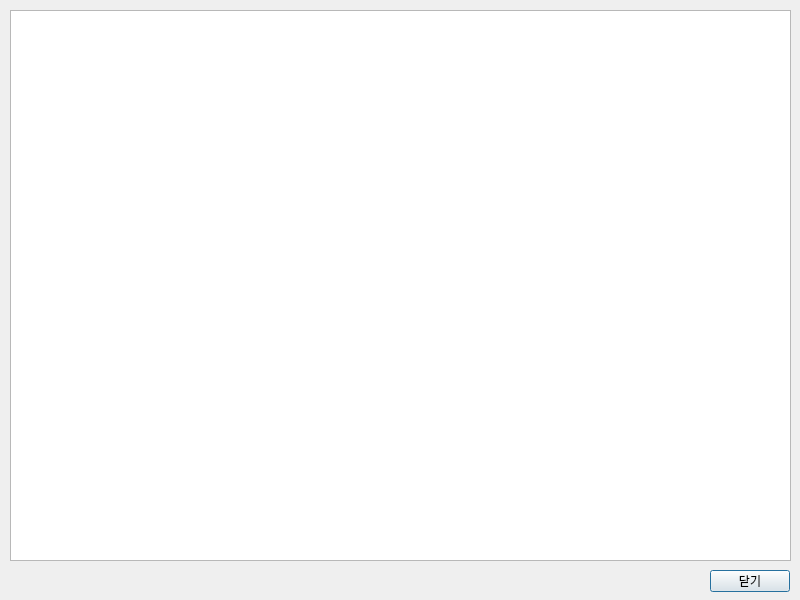
<?xml version="1.0" encoding="UTF-8"?>
<ui version="4.0">
 <class>MimeDialog</class>
 <widget class="QDialog" name="MimeDialog">
  <property name="windowModality">
   <enum>Qt::WindowModal</enum>
  </property>
  <property name="geometry">
   <rect>
    <x>0</x>
    <y>0</y>
    <width>800</width>
    <height>600</height>
   </rect>
  </property>
  <property name="minimumSize">
   <size>
    <width>800</width>
    <height>600</height>
   </size>
  </property>
  <property name="maximumSize">
   <size>
    <width>800</width>
    <height>600</height>
   </size>
  </property>
  <property name="windowTitle">
   <string>MIME 원본 메시지 보기</string>
  </property>
  <widget class="QPushButton" name="closeButton">
   <property name="geometry">
    <rect>
     <x>710</x>
     <y>570</y>
     <width>80</width>
     <height>22</height>
    </rect>
   </property>
   <property name="text">
    <string>닫기</string>
   </property>
  </widget>
  <widget class="QTextEdit" name="rawMimeText">
   <property name="geometry">
    <rect>
     <x>10</x>
     <y>10</y>
     <width>781</width>
     <height>551</height>
    </rect>
   </property>
   <property name="readOnly">
    <bool>true</bool>
   </property>
  </widget>
 </widget>
 <resources/>
 <connections/>
</ui>
